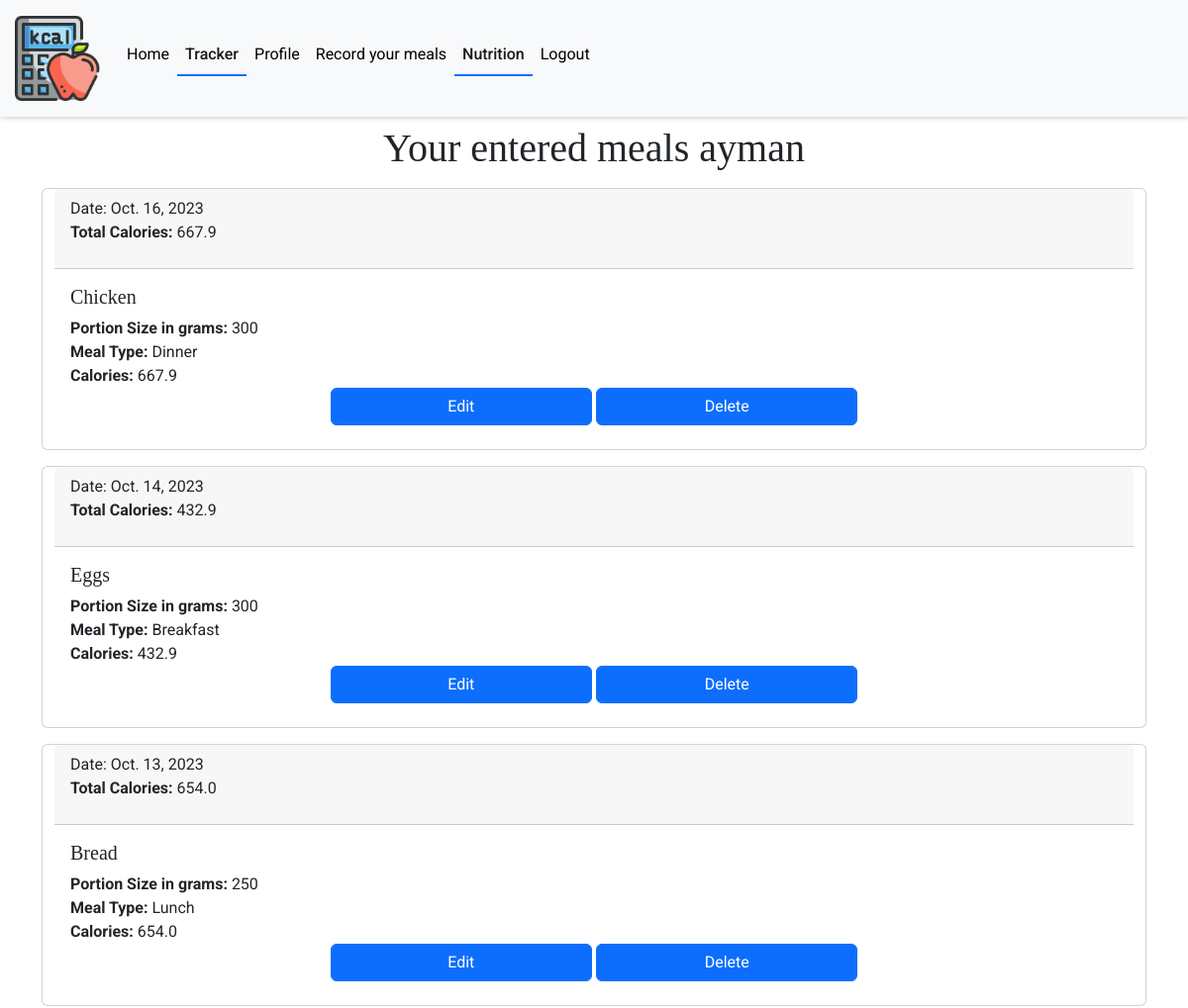
Before: /tracker/trackers/ (signed in, upper part) with the older database file.
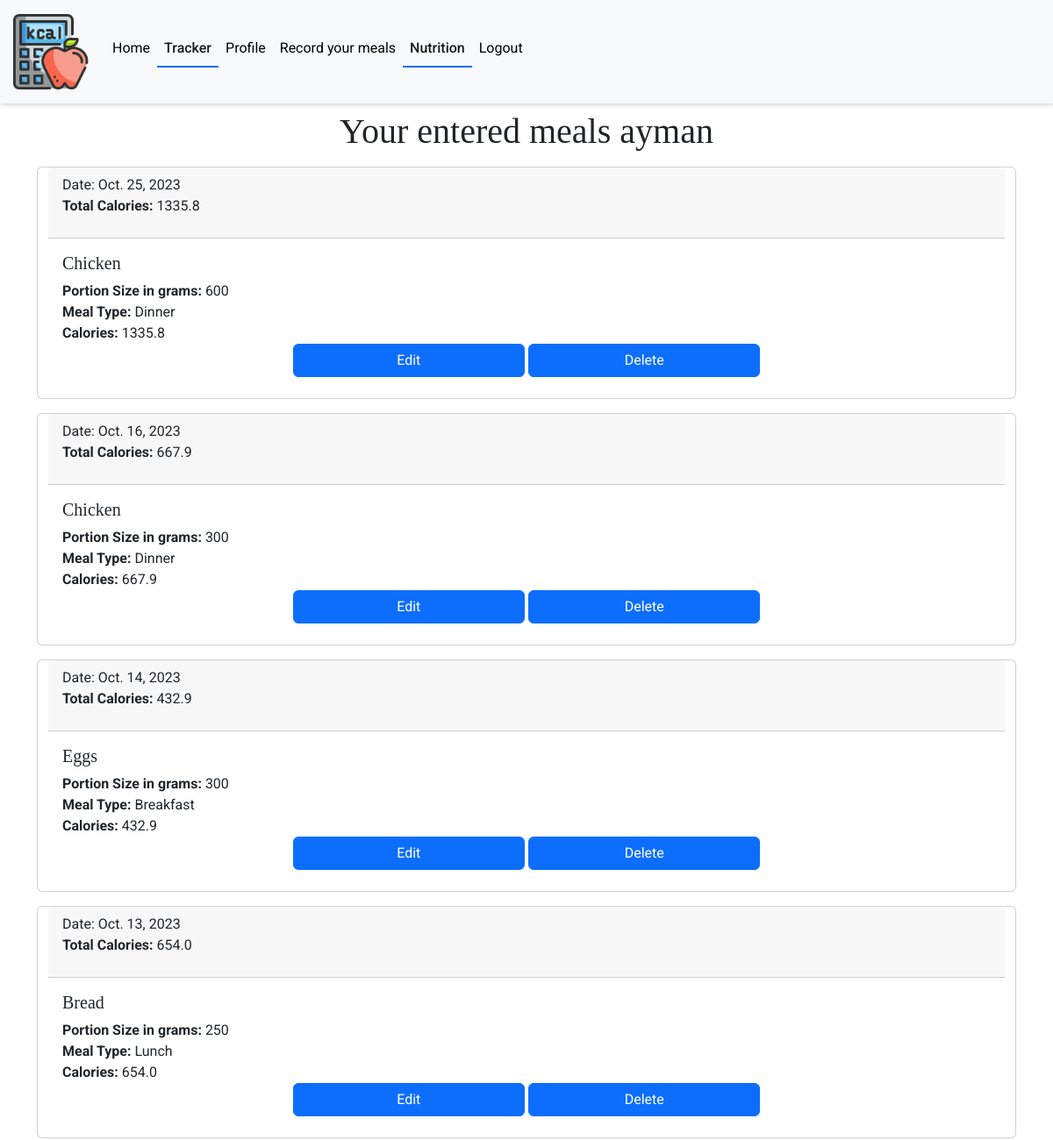
After: the same page with the newer database file.
### tracker/models.py (models this page shows, shortened)
class Tracker(models.Model):
    MEAL_CHOICES = (
        ("Breakfast", "Breakfast"),
        ("Lunch", "Lunch"),
        ("Dinner", "Dinner"),
        ("Snack", "Snack"),
    )
    user = models.ForeignKey(Profile, on_delete=models.CASCADE, related_name="trackers")
    title = models.CharField(max_length=300, null=False, blank=False)
    date = models.DateField(null=False, blank=False)
    portion_size = models.CharField(max_length=200, blank=False, null=False)
    meal_type = models.CharField(choices=MEAL_CHOICES, max_length=10, default="Snack")
    calories = models.FloatField(null=False, default="0")
    image = ResizedImageField(
        size=(400, None),
        quality=75,
        upload_to="tracker/",
        force_format="WEBP",
        blank=True,
        null=False,
    )
    image_alt = models.CharField(max_length=100, null=True, blank=True)
    class Meta:
        ordering = ["-date"]

### tracker/views.py (the view)
# urls.py: path("trackers/", Trackers.as_view(), name="trackers"),
class Trackers(ListView):
    template_name = "tracker/trackers.html"
    model = Tracker
    context_object_name = "trackers"
    def get_context_data(self, **kwargs):
        context = super().get_context_data(**kwargs)
        grouped_by_date = {}
        for date, group in groupby(
            self.object_list.order_by("-date"), lambda x: x.date
        ):
            grouped_entries = list(group)
            total_calories = sum(entry.calories or 0 for entry in grouped_entries)
            grouped_by_date[date] = {
                "entries": grouped_entries,
                "total_calories": total_calories,
            }
        context["trackers_grouped"] = grouped_by_date
        return context
    def get_queryset(self):
        return Tracker.objects.filter(user=self.request.user.profile)

### tracker/templates/tracker/trackers.html (shortened to what this page needs)
{% extends "base.html" %}
{% block content %}
<div class="container justify-content-center d-flex flex-row flex-wrap justify-content-center">
    <h1 class="text-center p-2">
        Your entered meals {{ request.user.username }}
    </h1>
    {% for date, data in trackers_grouped.items %}
    <div class="card mb-3 container justify-content-center">
        <div class="card-header">
            Date: {{ date }}
            <p><strong>Total Calories:</strong> {{ data.total_calories }}</p>
        </div>
        <div class="card-body">
            {% for tracker in data.entries %}
            <div class="row g-0 mb-2">
                <div class="col-md-8">
                    <h5 class="card-title">{{ tracker.title }}</h5>
                    <p class="card-text">
                        <strong>Portion Size in grams:</strong> {{ tracker.portion_size }}<br>
                        <strong>Meal Type:</strong> {{ tracker.meal_type }} <br>
                        <strong>Calories:</strong> {{tracker.calories}}
                    </p>
                </div>
                <div class="text-center">
                    <a href="{% url 'edit_tracker' tracker.id %}" class="btn btn-primary w-25">Edit</a>
                    <a href="{% url 'delete_tracker' tracker.id %}" class="btn btn-primary w-25">Delete</a>
                </div>
            </div>
            {% endfor %}
        </div>
    </div>
    {% endfor %}
</div>
{% endblock %}

Changed rows visible on the page:
added Tracker: trackers_grouped "Oct. 25, 2023", title "Chicken", portion_size "600", meal_type "Dinner", calories "1335.8"
Other visible differences:
new list line: "Date: Total Calories: 1335.8"
